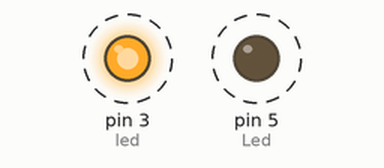
Simulated run of this sketch. Board: Arduino Uno, built with avr-gcc and run on an emulated ATmega328P. Shown: output pins drawn as LEDs (lit = HIGH). Dashed ring = blinking.

Above: at 0.05 s.
Timing chart, 0 to 3.0 s (numbered marks = the images above):
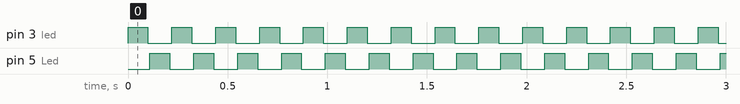

Measured:
- by itself, pin 3 (led), pin 5 (Led): alternates HIGH for 0.10 s and LOW for 0.12 s

The sketch:

Blink.ino
```cpp
// C++ code
//
int Led =5;
int led =3;
void setup()
{
  pinMode(Led, OUTPUT);
  pinMode(led, OUTPUT);

}

void loop()
{

  digitalWrite(led, HIGH);
  delay(100); // Wait for 1000 millisecond(s)
  digitalWrite(led, LOW);
  delay(10); // Wait for 1000 millisecond(s)


  digitalWrite(Led, HIGH);
  delay(100); // Wait for 1000 millisecond(s)
  digitalWrite(Led, LOW);
  delay(10); // Wait for 1000 millisecond(s)


}
```
